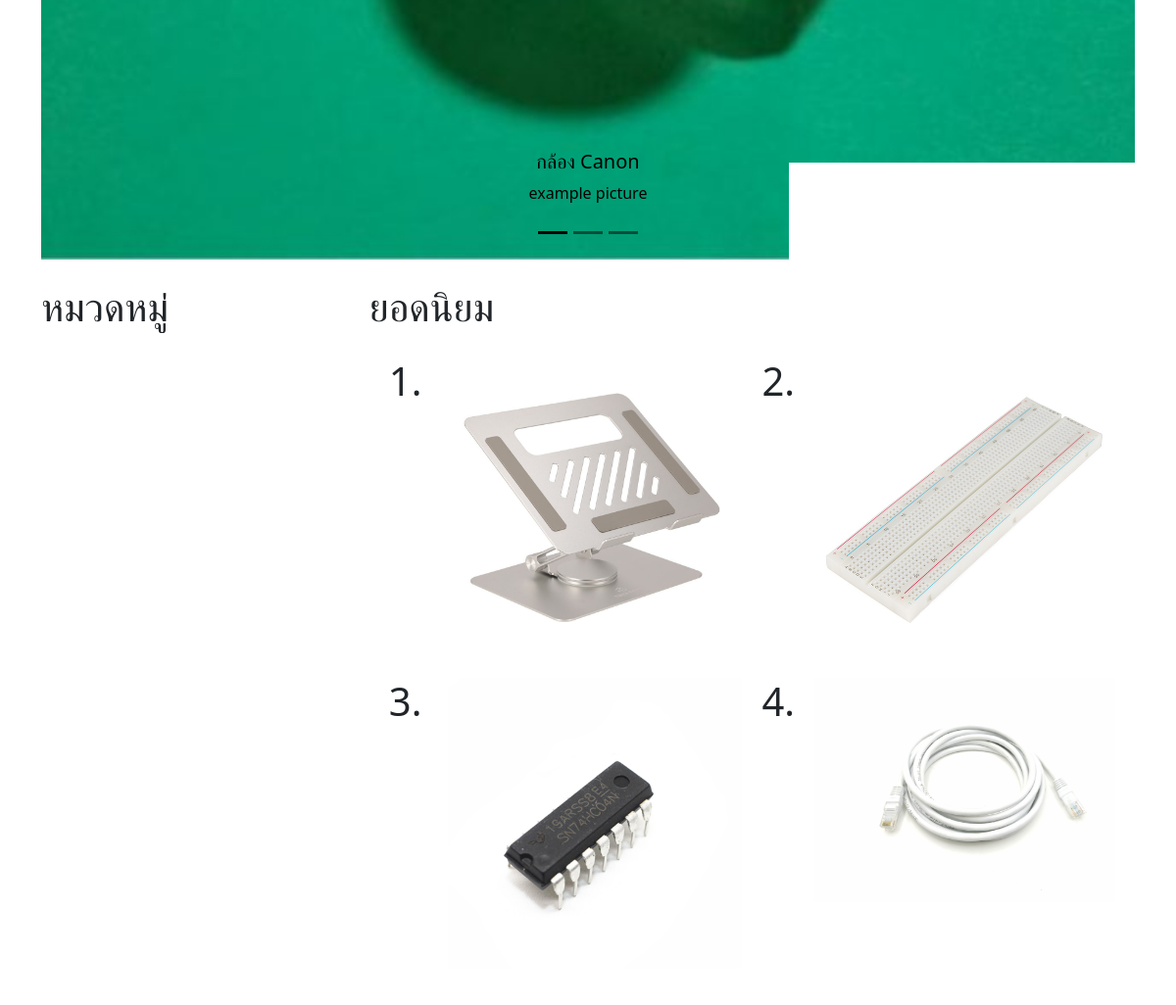
Before: / (lower part) with the older database file.
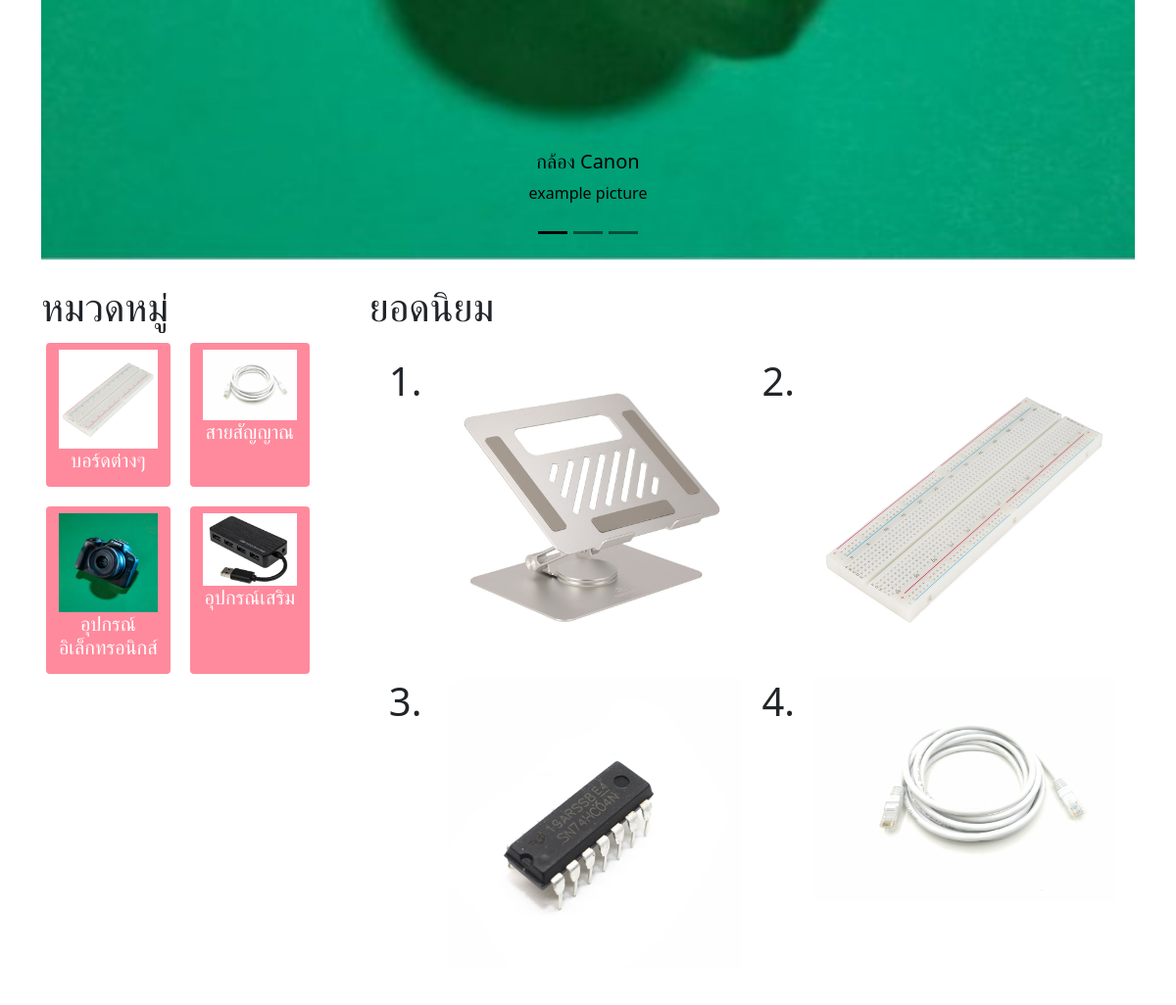
After: the same page with the newer database file.
### myapp/models.py (models this page shows, shortened)
class Category(models.Model):
    name = models.CharField(max_length=100,unique=True)
    class Meta:
        verbose_name_plural = "Categories"

### myapp/views.py (the view)
# urls.py: path('', views.index, name='index'),
def index(request):
    categories = Category.objects.all().order_by('name')
    context = {'categories': categories}
    return render(request,"index.html",context)

### myapp/templates/index.html (shortened to what the changed rows need)
{% extends "base.html" %}
{% load static %}
{% block content %}
<br>
<div class="index_box_main">
    <dev>
        <h1>หมวดหมู่</h1>
        <dev class="index_box_type">
            {% with first_two=categories|slice:":1" %}
                {% if first_two %}
                    {% for cat in first_two %}
                    <a class="btn index-outline-light" href="{% url 'item_by_category' cat.id %}">
                        <img src="{% static 'photo/12615-01.jpg' %}" class="d-block w-100" alt="{{ cat.name }}">
                    <h5>{{ cat.name }}</h5>
                    </a>
                    {% empty %}
                    <div class="alert alert-warning">
                        ไม่พบหมวดหมู่สินค้า
                    </div>
                    {% endfor %}
                {% endif %}
            {% endwith %}
            {% with first_two=categories|slice:"1:2" %}
                {% if first_two %}
                    {% for cat in first_two %}
                    <a class="btn index-outline-light" href="{% url 'item_by_category' cat.id %}">
                        <img src="{% static 'photo/LAN.jpg' %}" class="d-block w-100" alt="{{ cat.name }}">
                    <h5>{{ cat.name }}</h5>
                    </a>
                    {% empty %}
                    <div class="alert alert-warning">
                        ไม่พบหมวดหมู่สินค้า
                    </div>
                    {% endfor %}
                {% endif %}
            {% endwith %}
            {% with first_two=categories|slice:"2:3" %}
                {% if first_two %}
                    {% for cat in first_two %}
                    <a class="btn index-outline-light" href="{% url 'item_by_category' cat.id %}">
                        <img src="{% static 'photo/c_v1.jpg' %}" class="d-block w-100" alt="{{ cat.name }}">
                    <h5>{{ cat.name }}</h5>
                    </a>
                    {% empty %}
                    <div class="alert alert-warning">
                        ไม่พบหมวดหมู่สินค้า
                    </div>
                    {% endfor %}
                {% endif %}
            {% endwith %}
            {% with first_two=categories|slice:"3:4" %}
                {% if first_two %}
                    {% for cat in first_two %}
                    <a class="btn index-outline-light" href="{% url 'item_by_category' cat.id %}">
                        <img src="{% static 'photo/C1411991-01.jpg' %}" class="d-block w-100" alt="{{ cat.name }}">
                    <h5>{{ cat.name }}</h5>
                    </a>
                    {% empty %}
                    <div class="alert alert-warning">
                        ไม่พบหมวดหมู่สินค้า
                    </div>
                    {% endfor %}
                {% endif %}
            {% endwith %}
        </dev>
    </dev>
    <dev>
        <h1 class="head_infrom">ยอดนิยม</h1>
        <dev class="index_box_popular">
            <index_box_popular_in>
                <h1>1.</h1>
            </index_box_popular_in>
            <index_box_popular_in>
                <h1>2.</h1>
            </index_box_popular_in>
            <index_box_popular_in>
                <h1>3.</h1>
            </index_box_popular_in>
            <index_box_popular_in>
                <h1>4.</h1>
            </index_box_popular_in>
        </dev>
    </dev>
</div>
{% endblock %}

Changed rows visible on the page:
added Category: name "บอร์ดต่างๆ", shown under "หมวดหมู่"
added Category: name "สายสัญญาณ"
added Category: name "อุปกรณ์อิเล็กทรอนิกส์"
added Category: name "อุปกรณ์เสริม"
